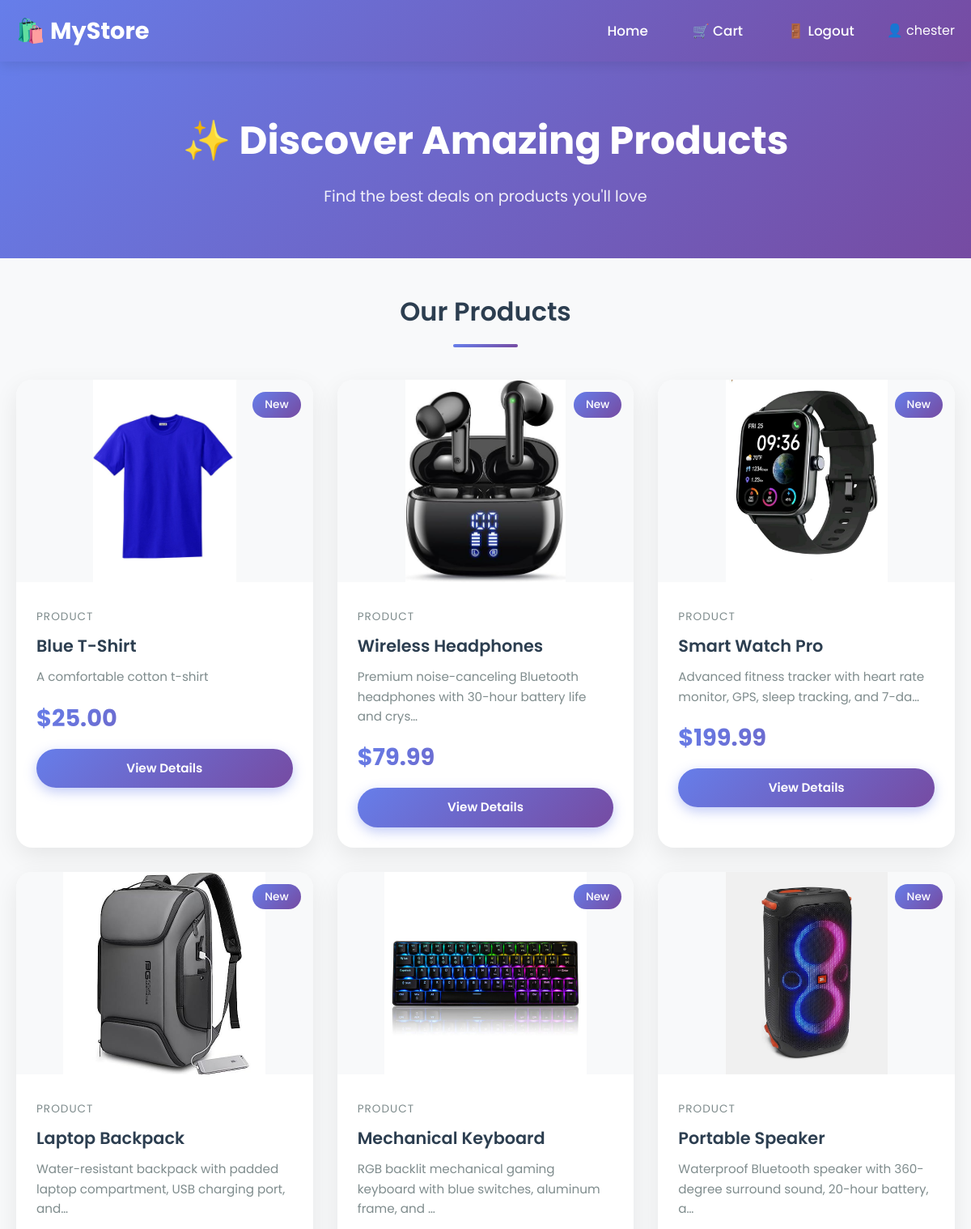
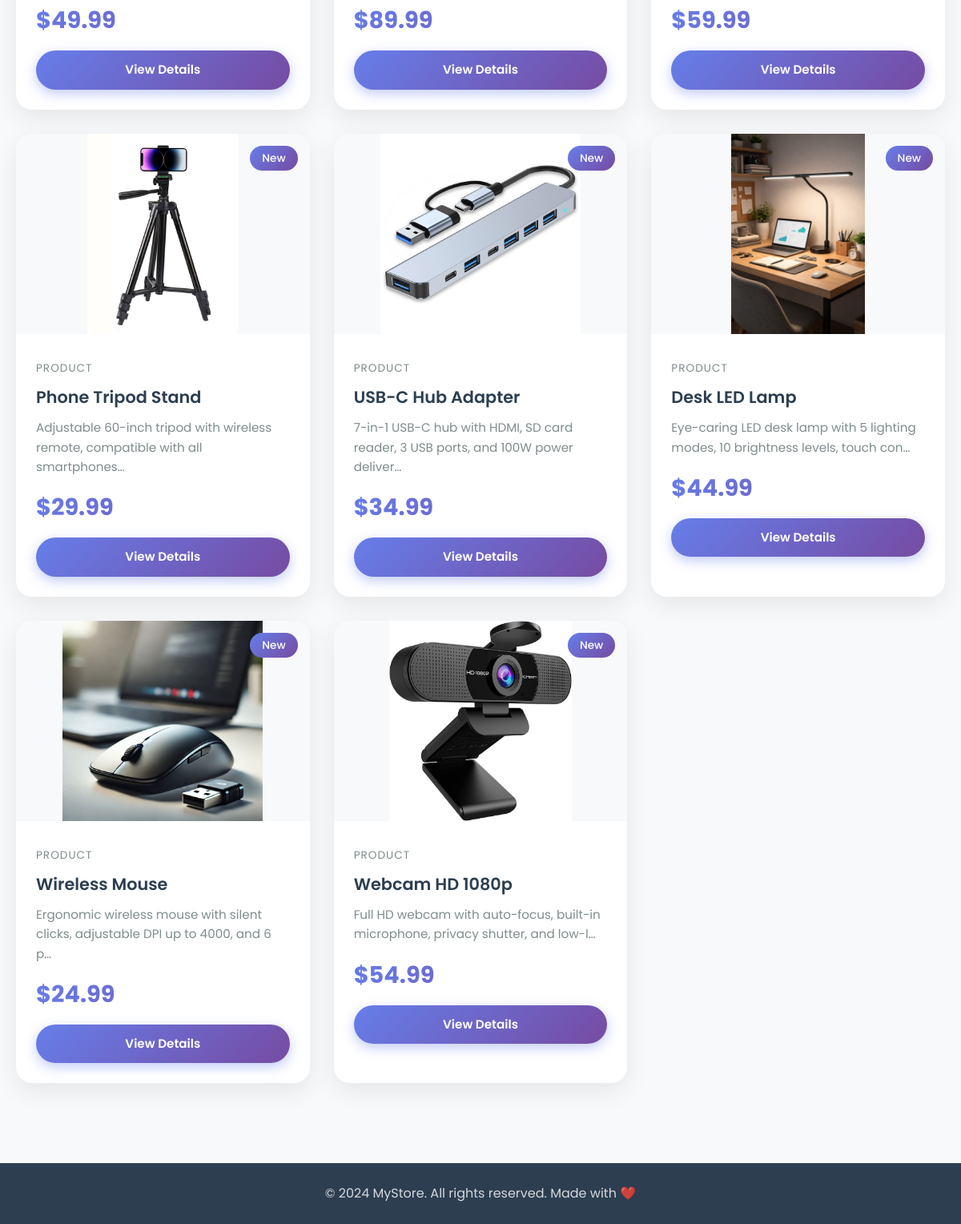
The app's page / (signed in) with its own data (2 pictures, top to bottom).
### store/models.py (models this page shows, shortened)
class Product(models.Model):
    name = models.CharField(max_length=200)
    description = models.TextField()
    price = models.DecimalField(max_digits=10, decimal_places=2)
    image = models.ImageField(upload_to='product_images/', blank=True, null=True)
    created_at = models.DateTimeField(auto_now_add=True)

### store/views.py (the view)
# urls.py: path('', views.product_list, name = 'product_list'),
def product_list(request):
    products = Product.objects.all()
    return render(request, 'store/product_list.html', {'products': products})

### store/templates/store/product_list.html (shortened to what this page needs)
{% load static %}
<!doctype html>
<html>
  <head>
    <link rel="stylesheet" href="{% static 'store/css/style.css' %}" />
  </head>
  <body>
    <nav class="navbar">
      <div class="nav-container">
        <a href="{% url 'product_list' %}" class="logo"> 🛍️ MyStore </a>
        <div class="nav-links">
          <a href="{% url 'product_list' %}">Home</a>
          <a href="{% url 'cart_summary' %}" class="cart-icon">🛒 Cart</a>
          {% if user.is_authenticated %}
          <a href="{% url 'logout' %}">🚪 Logout</a>
          <span style="color: white">👤 {{ user.username }}</span>
          {% else %}
          <a href="{% url 'login' %}">🔐 Login</a>
          <a href="{% url 'signup' %}">✨ Sign Up</a>
          {% endif %}
        </div>
      </div>
    </nav>
    <section class="hero">
      <h1>✨ Discover Amazing Products</h1>
      <p>Find the best deals on products you'll love</p>
    </section>
    <div class="main-container">
      <h2 class="section-title">Our Products</h2>
      <div class="product-grid">
        {% for product in products %}
        <div class="product-card">
          {% if product.image %}
          <img src="{{ product.image.url }}" alt="{{ product.name }}" />
          {% else %}
          <img
            src="https://images.unsplash.com/photo-1523275335684-37898b6baf30?w=400&h=300&fit=crop"
            alt="Product"
          />
          {% endif %}
          <span class="product-badge">New</span>
          <div class="product-info">
            <p class="product-category">Product</p>
            <h2>{{ product.name }}</h2>
            <p class="product-description">
              {{ product.description|truncatechars:80 }}
            </p>
            <p class="product-price">${{ product.price }}</p>
            <a
              href="{% url 'product_detail' product.id %}"
              class="btn btn-primary"
              >View Details</a
            >
          </div>
        </div>
        {% empty %}
        <div class="cart-empty">
          <div class="cart-empty-icon">📦</div>
          <h2>No Products Yet</h2>
          <p>Check back soon for amazing products!</p>
        </div>
        {% endfor %}
      </div>
    </div>
    <footer class="footer">
      <p>&copy; 2024 MyStore. All rights reserved. Made with ❤️</p>
    </footer>
  </body>
</html>

### store/static/store/css/style.css (style rules this page uses)
* { margin: 0; padding: 0; box-sizing: border-box; }
body { font-family: 'Poppins', sans-serif; background-color: #f8f9fa; color: #333; line-height: 1.6; }
.navbar { background: linear-gradient(135deg, #667eea 0%, #764ba2 100%); padding: 15px 0; position: sticky; top: 0; z-index: 1000; box-shadow: 0 4px 15px rgba(0, 0, 0, 0.1); }
.nav-container { max-width: 1200px; margin: 0 auto; padding: 0 20px; display: flex; justify-content: space-between; align-items: center; }
.logo { color: white; font-size: 1.8em; font-weight: 700; text-decoration: none; display: flex; align-items: center; gap: 10px; }
.nav-links { display: flex; gap: 25px; align-items: center; }
.nav-links a { color: white; text-decoration: none; font-weight: 500; font-size: 1.05em; transition: all 0.3s; padding: 8px 15px; border-radius: 25px; }
.cart-icon { position: relative; font-size: 1.4em; }
.hero { background: linear-gradient(135deg, #667eea 0%, #764ba2 100%); color: white; padding: 60px 20px; text-align: center; }
.hero h1 { font-size: 3em; font-weight: 700; margin-bottom: 15px; animation: fadeInUp 0.8s; }
.hero p { font-size: 1.2em; opacity: 0.9; animation: fadeInUp 1s; }
.main-container { max-width: 1200px; margin: 0 auto; padding: 40px 20px; }
.section-title { text-align: center; margin-bottom: 40px; color: #2c3e50; font-size: 2em; font-weight: 600; position: relative; }
.section-title::after { content: ''; display: block; width: 80px; height: 4px; background: linear-gradient(135deg, #667eea 0%, #764ba2 100%); margin: 15px auto; border-radius: 2px; }
.product-grid { display: grid; grid-template-columns: repeat(auto-fill, minmax(280px, 1fr)); gap: 30px; }
.product-card { background: white; border-radius: 20px; overflow: hidden; box-shadow: 0 10px 30px rgba(0, 0, 0, 0.08); transition: all 0.4s ease; position: relative; }
.product-card img { width: 100%; height: 250px; object-fit: contain; background: #f8f9fa; transition: transform 0.5s; }
.product-badge { position: absolute; top: 15px; right: 15px; background: linear-gradient(135deg, #667eea 0%, #764ba2 100%); color: white; padding: 5px 15px; border-radius: 20px; font-size: 0.85em; font-weight: 500; }
.product-info { padding: 25px; }
.product-category { color: #7f8c8d; font-size: 0.85em; text-transform: uppercase; letter-spacing: 1px; margin-bottom: 8px; }
.product-info h2 { color: #2c3e50; font-size: 1.3em; margin-bottom: 10px; font-weight: 600; }
.product-description { color: #7f8c8d; font-size: 0.95em; line-height: 1.6; margin-bottom: 15px; }
.product-price { font-size: 1.8em; font-weight: 700; background: linear-gradient(135deg, #667eea 0%, #764ba2 100%); -webkit-background-clip: text; -webkit-text-fill-color: transparent; background-clip: text; margin-bottom: 15px; }
.btn { display: inline-block; padding: 12px 25px; border-radius: 30px; text-decoration: none; font-weight: 600; font-size: 0.95em; transition: all 0.3s; border: none; cursor: pointer; text-align: center; }
.btn-primary { background: linear-gradient(135deg, #667eea 0%, #764ba2 100%); color: white; width: 100%; box-shadow: 0 5px 15px rgba(102, 126, 234, 0.4); }
.footer { background: #2c3e50; color: white; text-align: center; padding: 25px; margin-top: 60px; }
.footer p { margin: 0; opacity: 0.8; }

### records on screen
Product: image (picture), name "Blue T-Shirt", description "A comfortable cotton t-shirt", price "25.00"
Product: image (picture), name "Wireless Headphones", description "Premium noise-canceling Bluetooth headphones with 30-hour battery life and crys…", price "79.99"
Product: image (picture), name "Smart Watch Pro", description "Advanced fitness tracker with heart rate monitor, GPS, sleep tracking, and 7-da…", price "199.99"
Product: image (picture), name "Laptop Backpack", description "Water-resistant backpack with padded laptop compartment, USB charging port, and…", price "49.99"
Product: image (picture), name "Mechanical Keyboard", description "RGB backlit mechanical gaming keyboard with blue switches, aluminum frame, and …", price "89.99"
Product: image (picture), name "Portable Speaker", description "Waterproof Bluetooth speaker with 360-degree surround sound, 20-hour battery, a…", price "59.99"
Product: image (picture), name "Phone Tripod Stand", description "Adjustable 60-inch tripod with wireless remote, compatible with all smartphones…", price "29.99"
Product: image (picture), name "USB-C Hub Adapter", description "7-in-1 USB-C hub with HDMI, SD card reader, 3 USB ports, and 100W power deliver…", price "34.99"
Product: image (picture), name "Desk LED Lamp", description "Eye-caring LED desk lamp with 5 lighting modes, 10 brightness levels, touch con…", price "44.99"
Product: image (picture), name "Wireless Mouse", description "Ergonomic wireless mouse with silent clicks, adjustable DPI up to 4000, and 6 p…", price "24.99"
Product: image (picture), name "Webcam HD 1080p", description "Full HD webcam with auto-focus, built-in microphone, privacy shutter, and low-l…", price "54.99"

### other values on screen
{{ user.username }} "chester"
